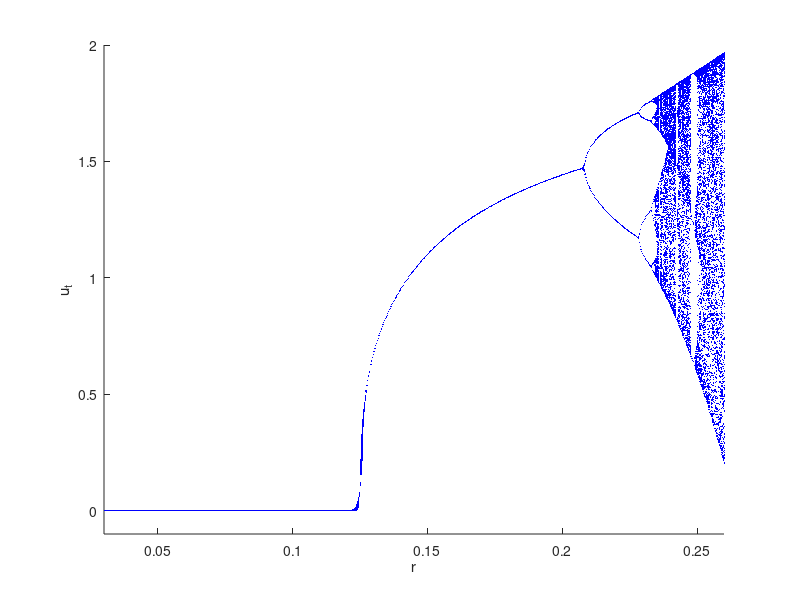

Write the MATLAB code that produced this figure. (Note: this script raises an error after producing the figure.)
%u_(t+1) = r*u_t*(8 - (u_t)^3)  0 < u_t < 2

r = 0.03;
r_delta = 0.0003;
n_1 = 900;
n_2 = 300;

for i = 0:n_1 - 1
    r = r + r_delta;
    u_0 = 0.1;
    mas = [];
    for j = 1:n_2
        u_1 = r*u_0*(8 - u_0.^3);
        u_0 = u_1;
        mas = [mas, u_0];    
    end
     hold on
     plot(r*ones(1,n_2./2),mas(n_2./2:n_2 - 1),'.','Color', 'b','MarkerSize',1);
     xlabel('r');
     ylabel('u_t');
     axis([0.03 0.26 -0.1 2]);
     hold off
end
%%
f = @(u, r) r.*u.*(8 - u.^3);
g = @(u,r) 0.2083.*0.2083.*u.*(8 - u.^3).*(8 - (r.*u.*(8 - u.^3)).^3);

syms u r;
eqn1 = g == u;
eqns = [f(f(u,0.2083),0.2083) == u, diff(f(f(u,0.2083),0.2083), 'u') == 1 ];
S = solve(eqn1, u);
disp(S);


%%
f = @(u,r) r.*u.*(8 - u.^3);
drawArrow = @(x,y) quiver(x(1),y(1),x(2) - x(1), y(2) - y(1), 0, 'black','ShowArrowHead','off');
r = 0.2083;
u_1 = 1.668;
u_s = 1.418;

x1 = [u_s u_s];
y1 = [0 f(u_s, r)];

x2 = [u_s f(u_s, r)];
y2 = [f(u_s, r) f(u_s, r)];

x3 = [f(u_s, r) f(u_s, r)];
y3 = [f(u_s, r) f(f(u_s, r), r)];

x4 = [f(u_s, r) u_s];
y4 = [f(f(u_s, r), r) f(f(u_s, r), r)];

u = linspace(0,2,100);
hold on
plot(u, f(u, r.*ones(1,length(u))));
plot(u,u);
drawArrow(x1, y1);
drawArrow(x2, y2);
drawArrow(x3, y3);
drawArrow(x4, y4);
xlabel('u');
ylabel('f(u)');
hold off
%%
f = @(u,r) 8.*r - r.*4.*u.^3;
g = @(u,r) r.*u.*(8 - u.^3);
r = 0;
r_delta = 0.0005;
n_1 = 1500;
n_2 = 1000;

for i = 0:n_1 - 1
    r = r + r_delta;
    u_0 = 0.01;
    mas = [];
    sum = 0;
    
    for j = 1:n_2
        u_1 = g(u_0,r);
        u_0 = u_1;
        sum = sum + log(abs(f(u_0,r)));
        
    end
    sum = sum./n_2;
     hold on
     plot(r,sum,'.','Color', 'b','MarkerSize',3);
     xlabel('r');
     ylabel('h(r)');
     
     hold off
end
    hold on
    plot([0, 3],[0, 0],'Color','black','MarkerSize',5);
    axis([0 0.26 -6 2.63]);
    hold off

%%
syms x;
eqn = (1 + (13 - 96*x)^1/2)/2 == 1;
S = solve(eqn);
disp(S);
%%
r_b = 4/19;
v = @(u) r_b.*u.*(8 - u.^3);
u_x = 1.47:0.001:1.49;
v_y = v(u_x);
disp(size(u_x));
plot(u_x,v_y,'.');
%%
eps = 1/1000;
r = 1/6 + eps;
u_t_1 = @(u_t, u_mt) r.*u_t.*(8 - u_mt.^3);
u_0_0 = 1.2599;%1.2599
u_0_1 = 1.2599;
n = 1000;
mas_x = [];
mas_y = [];
for i=1:n
   u_1 = u_t_1(u_0_1,u_0_0);
   mas_x = [mas_x, u_0_0];
   mas_y = [mas_y, u_0_1];
   disp(u_0_0);
   disp('___');
   disp(u_0_1);
   disp(i);
   disp('aaaaaaaaaaaaaaaaaaaa');
   u_0_0 = u_0_1;
   u_0_1 = u_1;
   
end    
   hold on
   plot(mas_x, mas_y,'.','Color','b','MarkerSize',7);
   hold off
   xlabel('v');
   ylabel('u');
%%
f = @(u, r) r.*u.*(8 - u.^3);
r = 1.2;
u_0 = 0.1;
for i=1:300
    u_1 = f(u_0,r);
    disp(u_1);
    u_0 = u_1;
end    
%%
r = 0.2645;
f = @(u) abs(r.*u.*(8 - u.^3));
x = linspace(0,2,100);
plot(x,f(x));
xlabel('u');
ylabel('f(u,r_l)');

